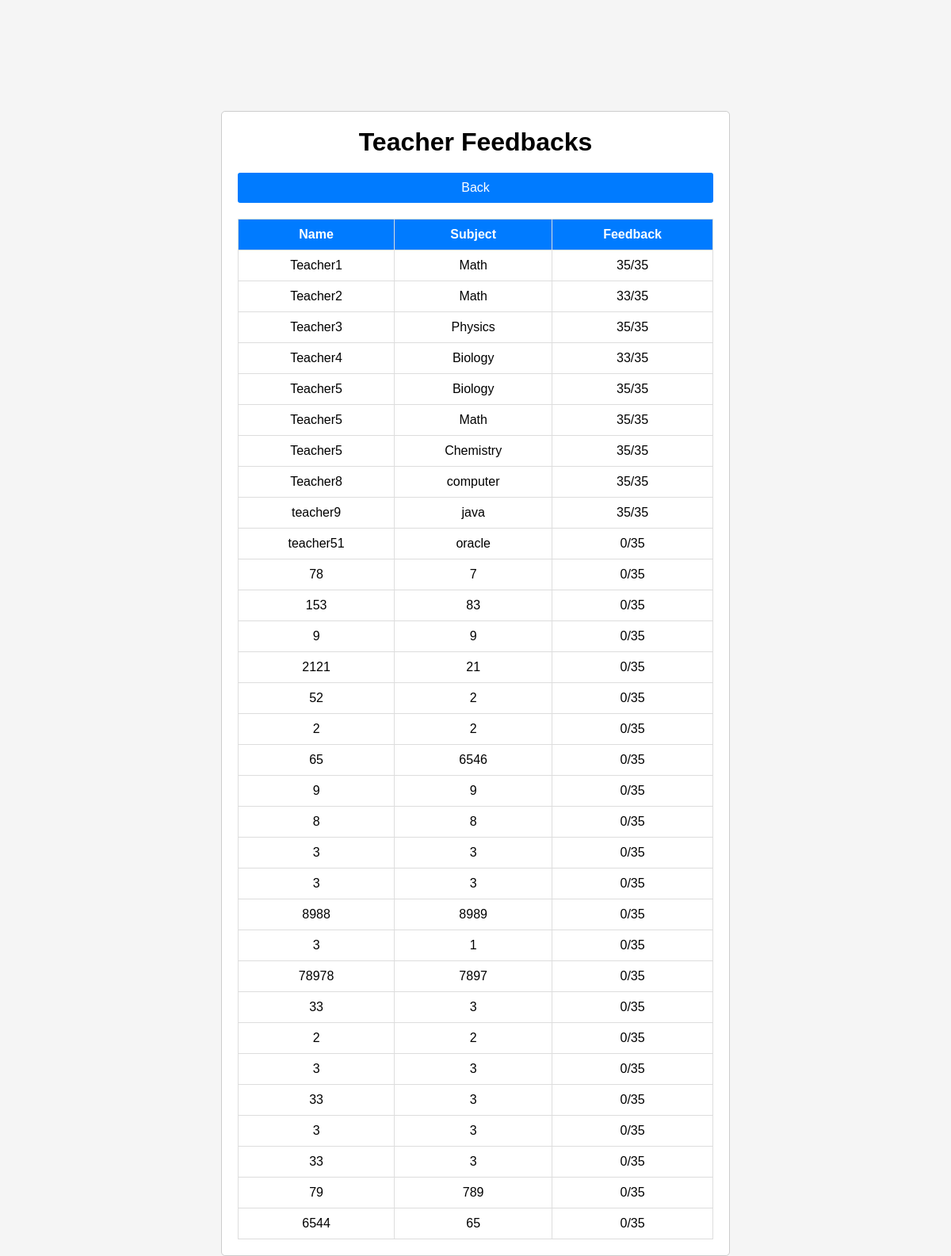
The app's page /admin/load_feedback.php with its own data.
### tables this page shows
CREATE TABLE `teachers` (
  `id` int(11) NOT NULL,
  `teacher_id` int(20) NOT NULL,
  `name` varchar(255) NOT NULL,
  `subject` varchar(255) NOT NULL,
  `fb` int(11) NOT NULL,
  `count` int(11) NOT NULL
);

### admin/load_feedback.php (the view, shortened to what this page needs)
<?php
include('../dbconn.php');
?>
<html>
<head>
	<link rel="stylesheet" href="feedback.css">
</head>
<body>
    <div class="login" style="width:600px;">
        <h1 align="center">Teacher Feedbacks</h1>
        <a href="feedback.php" >Back</a>
		<table>
		<tr>
			<th>Name</th>
			<th>Subject</th>
			<th>Feedback</th>
		</tr>
		<?php
		$result = $mysqli->query("SELECT * FROM teachers");
		while($row = $result->fetch_array(MYSQLI_ASSOC)) {
		echo '
		<tr>
			<td>'.$row['name'].'</td>
			<td>'.$row['subject'].'</td>
			<td>'.$row['fb'].'/35</td>
		</tr>
		';
		}
		?>
		</table>
    </div>
</body>
</html>

### admin/feedback.css (style rules this page uses)
body, h1, h2, h3, p, table { margin: 0; padding: 0; }
body { background-color: #f5f5f5; font-family: Arial, sans-serif; }
.login { width: 600px; margin: 0 auto; margin-top: 140px; padding: 20px; background-color: #fff; border: 1px solid #ccc; border-radius: 5px; }
table { width: 100%; border-collapse: collapse; margin-top: 20px; }
th, td { border: 1px solid #ddd; padding: 10px; text-align: center; }
th { background-color: #007BFF; color: #fff; }
a { display: block; text-align: center; text-decoration: none; padding: 10px; margin-top: 20px; background-color: #007BFF; color: #fff; border: none; border-radius: 3px; cursor: pointer; }

### records on screen
teachers: name "Teacher1", subject "Math", fb "35"
teachers: name "Teacher2", subject "Math", fb "33"
teachers: name "Teacher3", subject "Physics", fb "35"
teachers: name "Teacher4", subject "Biology", fb "33"
teachers: name "Teacher5", subject "Biology", fb "35"
teachers: name "Teacher5", subject "Math", fb "35"
teachers: name "Teacher5", subject "Chemistry", fb "35"
teachers: name "Teacher8", subject "computer", fb "35"
teachers: name "teacher9", subject "java", fb "35"
teachers: name "teacher51", subject "oracle", fb "0"
teachers: name "78", subject "7", fb "0"
teachers: name "153", subject "83", fb "0"
teachers: name "9", subject "9", fb "0"
teachers: name "2121", subject "21", fb "0"
teachers: name "52", subject "2", fb "0"
teachers: name "2", subject "2", fb "0"
teachers: name "65", subject "6546", fb "0"
teachers: name "9", subject "9", fb "0"
teachers: name "8", subject "8", fb "0"
teachers: name "3", subject "3", fb "0"
teachers: name "3", subject "3", fb "0"
teachers: name "8988", subject "8989", fb "0"
teachers: name "3", subject "1", fb "0"
teachers: name "78978", subject "7897", fb "0"
teachers: name "33", subject "3", fb "0"
teachers: name "2", subject "2", fb "0"
teachers: name "3", subject "3", fb "0"
teachers: name "33", subject "3", fb "0"
teachers: name "3", subject "3", fb "0"
teachers: name "33", subject "3", fb "0"
teachers: name "79", subject "789", fb "0"
teachers: name "6544", subject "65", fb "0"
